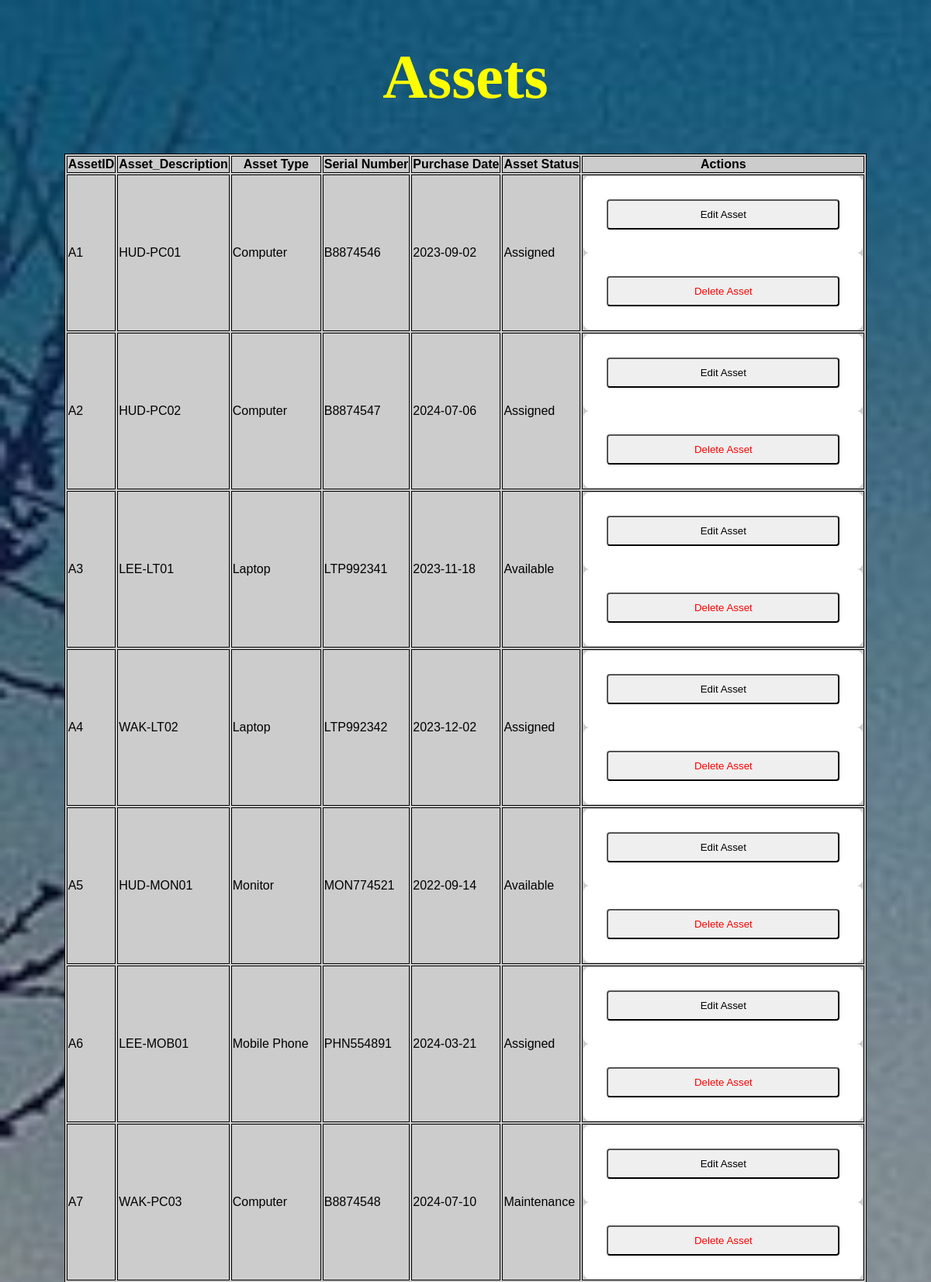
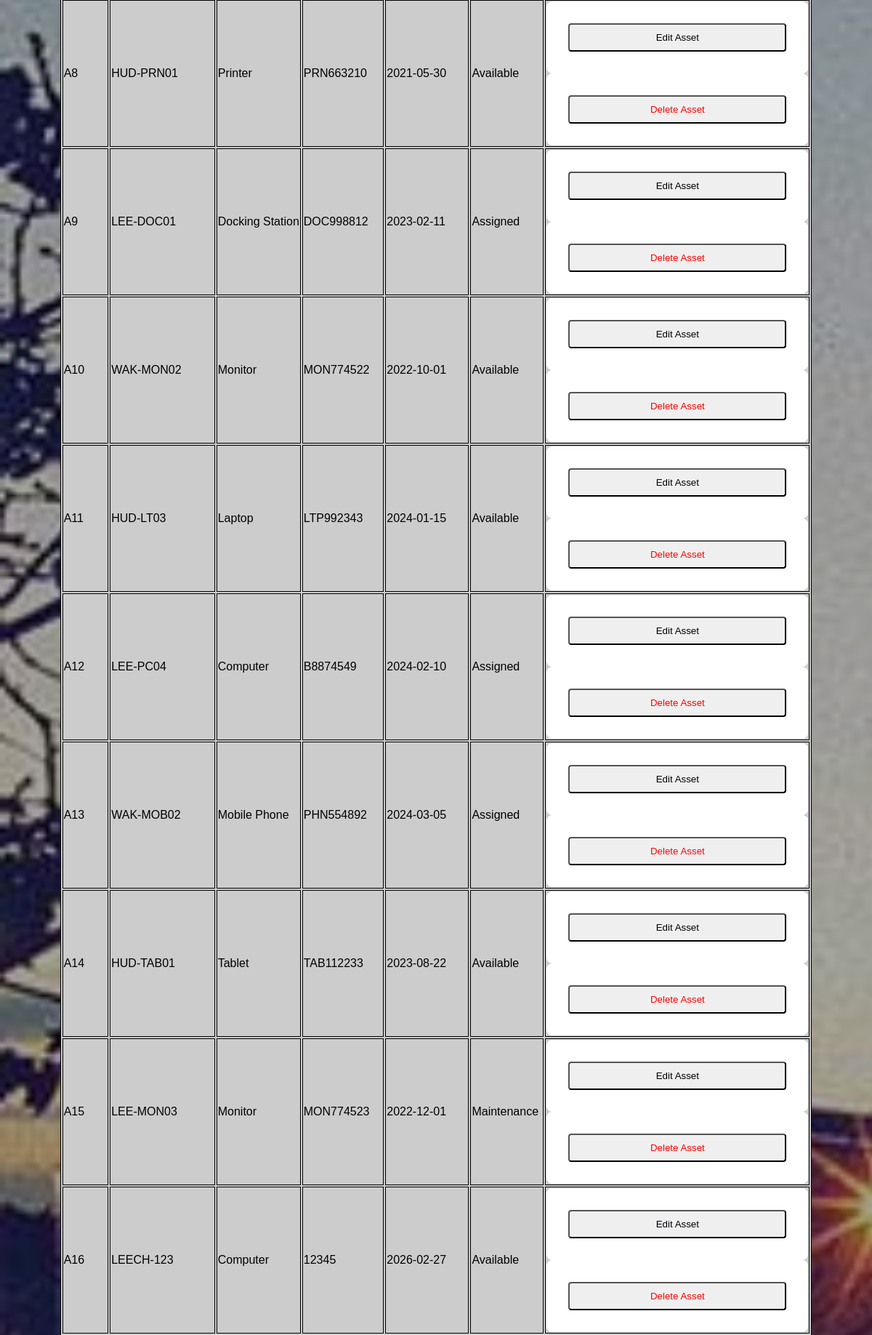
Page /Assets (signed in, upper part) on the committed database (2 pictures, top to bottom).
### tables this page shows
CREATE TABLE assets (
    AssetID TEXT PRIMARY KEY NOT NULL,
    Asset_Description TEXT NOT NULL,
    Asset_Type TEXT NOT NULL,
    Serial_Number TEXT UNIQUE NOT  NULL,
    Purchased_Date DATE NOT NULL,
    Asset_Status TEXT NOT NULL CHECK(Asset_Status IN ('Available', 'Assigned', 'Maintenance')) 
);

### App.py (the view)
@app.route('/Assets')
def assets():
    cur.execute("SELECT AssetID, Asset_Description, Asset_Type, Serial_Number, Purchased_Date, Asset_Status FROM Assets")
    assetlist = cur.fetchall()
    return render_template("assets.html", asset_list=assetlist, edit_asset=None)

### templates/assets.html (shortened to what this page needs)
<!DOCTYPE html>
<html>
<head>
    <link rel="stylesheet" href="{{ url_for('static', filename='styles.css') }}">
</head>
<body>
    <h1>Assets</h1>
    <table>
        <thead>
            <tr>
               <th>AssetID</th>
                <th>Asset_Description</th>
                <th>Asset Type</th>
                <th>Serial Number </th>
                <th>Purchase Date </th>
                <th>Asset Status </th>
                {% if session.get('Sys_Role') == 'Admin' %}
                    <th>Actions</th>
                {% endif %}
            </tr>
        </thead>
        <tbody>
            {% for asset in asset_list %}
            <tr>
                <td>{{ asset[0] }}</td>
                <td>{{ asset[1] }}</td>
                <td>{{ asset[2] }}</td>
                <td>{{ asset[3] }}</td>
                <td>{{ asset[4] }}</td>
                <td>{{ asset[5] }}</td>
                <td>
                    <form action="{{ url_for('edit_asset', asset_id=asset[0]) }}" method="get">
                        <button type="submit" class="edit-btn">Edit Asset</button>
                        </form>
                {% if session.get('Sys_Role') == 'Admin' %}
                    <form action="{{ url_for('delete_asset', asset_id=asset[0]) }}" method="post">
                        <button class="Delete-btn">Delete Asset</button>
                    </form>
                </td>
                {% endif %}
            </tr>
            {% endfor %}
        </tbody>
    </table>
</body>
</html>

### static/styles.css (style rules this page uses)
body { background-image: linear-gradient( rgba(0, 0, 0, 0.35), rgba(0, 0, 0, 0.35) ), url("images/cl_background.jpg"); background-size: cover; background-position: centre; background-repeat: no-repeat; margin: 0; display: flex; flex-direction: column; justify-content: center; align-items: center; min-height: 100vh; font-family: Arial, sans-serif; background-color: white }
form { background: white; padding: 30px; border-radius: 8px; display: flex; flex-direction: column; width: 300px; }
.edit-btn { padding: 10px; border-radius: 4px; color: rgb(0, 0, 5); }
.Delete-btn { padding: 10px; border-radius: 4px; color: red; }
h1 { text-align: center; color: yellow; font-weight: bold; font-size: 80px; font-family: serif; padding:auto; }
table, th, td { background-color: #ccc; border: 1px solid; }

### rows in the picture
assets: AssetID "A1", Asset_Description "HUD-PC01", Asset_Type "Computer", Serial_Number "B8874546", Purchased_Date "2023-09-02", Asset_Status "Assigned"
assets: AssetID "A2", Asset_Description "HUD-PC02", Asset_Type "Computer", Serial_Number "B8874547", Purchased_Date "2024-07-06", Asset_Status "Assigned"
assets: AssetID "A3", Asset_Description "LEE-LT01", Asset_Type "Laptop", Serial_Number "LTP992341", Purchased_Date "2023-11-18", Asset_Status "Available"
assets: AssetID "A4", Asset_Description "WAK-LT02", Asset_Type "Laptop", Serial_Number "LTP992342", Purchased_Date "2023-12-02", Asset_Status "Assigned"
assets: AssetID "A5", Asset_Description "HUD-MON01", Asset_Type "Monitor", Serial_Number "MON774521", Purchased_Date "2022-09-14", Asset_Status "Available"
assets: AssetID "A6", Asset_Description "LEE-MOB01", Asset_Type "Mobile Phone", Serial_Number "PHN554891", Purchased_Date "2024-03-21", Asset_Status "Assigned"
assets: AssetID "A7", Asset_Description "WAK-PC03", Asset_Type "Computer", Serial_Number "B8874548", Purchased_Date "2024-07-10", Asset_Status "Maintenance"
assets: AssetID "A8", Asset_Description "HUD-PRN01", Asset_Type "Printer", Serial_Number "PRN663210", Purchased_Date "2021-05-30", Asset_Status "Available"
assets: AssetID "A9", Asset_Description "LEE-DOC01", Asset_Type "Docking Station", Serial_Number "DOC998812", Purchased_Date "2023-02-11", Asset_Status "Assigned"
assets: AssetID "A10", Asset_Description "WAK-MON02", Asset_Type "Monitor", Serial_Number "MON774522", Purchased_Date "2022-10-01", Asset_Status "Available"
assets: AssetID "A11", Asset_Description "HUD-LT03", Asset_Type "Laptop", Serial_Number "LTP992343", Purchased_Date "2024-01-15", Asset_Status "Available"
assets: AssetID "A12", Asset_Description "LEE-PC04", Asset_Type "Computer", Serial_Number "B8874549", Purchased_Date "2024-02-10", Asset_Status "Assigned"
assets: AssetID "A13", Asset_Description "WAK-MOB02", Asset_Type "Mobile Phone", Serial_Number "PHN554892", Purchased_Date "2024-03-05", Asset_Status "Assigned"
assets: AssetID "A14", Asset_Description "HUD-TAB01", Asset_Type "Tablet", Serial_Number "TAB112233", Purchased_Date "2023-08-22", Asset_Status "Available"
assets: AssetID "A15", Asset_Description "LEE-MON03", Asset_Type "Monitor", Serial_Number "MON774523", Purchased_Date "2022-12-01", Asset_Status "Maintenance"
assets: AssetID "A16", Asset_Description "LEECH-123", Asset_Type "Computer", Serial_Number "12345", Purchased_Date "2026-02-27", Asset_Status "Available"
